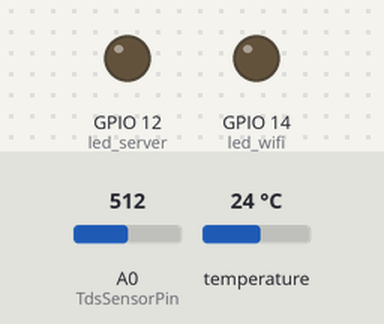
Simulated run of this sketch. Board: ESP8266 (NodeMCU). Shown: output pins drawn as LEDs (lit = HIGH). The inputs (shaded band) are chosen by the test bench; at power-on: A0 (TdsSensorPin) = 512, temperature 24 °C. WiFi joins after 1.5 s; servers stay silent unless stated; random numbers use the default seed unless the sketch sets one; what the sketch prints to the serial monitor is not drawn.

Above: at 0.1 s.
At 1.1 s:
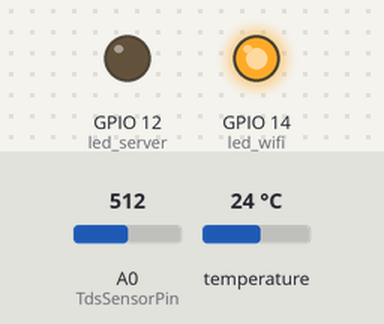
At 2.5 s:
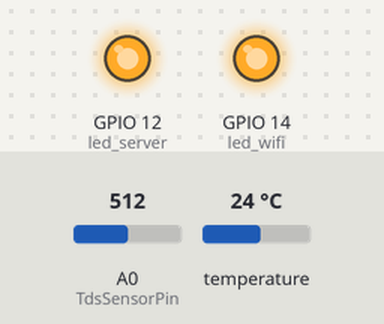
Timing chart, 0 to 4.0 s (numbered marks = the images above):
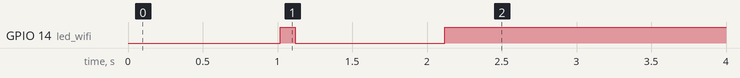

The sketch:

code.ino
```cpp
#include <ArduinoWebsockets.h>
#include <ESP8266WiFi.h>
#include <ArduinoJson.h>
#include <OneWire.h>
#include <DallasTemperature.h>

#define TdsSensorPin A0
#define VREF 3.3              // analog reference voltage(Volt) of the ADC
#define SCOUNT  30

int led_wifi=14;
int led_server=12;           // sum of sample point

int analogBuffer[SCOUNT];     // store the analog value in the array, read from ADC
int analogBufferTemp[SCOUNT];
int analogBufferIndex = 0;
int copyIndex = 0;

float averageVoltage = 0;
float tdsValue = 0;
float temperature = 23;       // current temperature for compensation

#define ONE_WIRE_BUS 4
OneWire oneWire(ONE_WIRE_BUS);

DallasTemperature sensors(&oneWire);

float Celsius = 0;
float Fahrenheit = 0;

const char* ssid = "peash";
const char* password = "12345678";
const char* websockets_server_host = "192.168.254.106";
const uint16_t websockets_server_port = 8000;

using namespace websockets;

WebsocketsClient client;
unsigned long lastTime = 0;
const unsigned long interval = 1000;

void setup() {
    Serial.begin(115200);
    pinMode(led_wifi,OUTPUT);
    pinMode(led_server,OUTPUT);
 // Serial.begin(115200);
    pinMode(TdsSensorPin,INPUT);
    sensors.begin();
    WiFi.begin(ssid, password);


    while (WiFi.status() != WL_CONNECTED) {
        delay(1000);
        Serial.println("Connecting to WiFi...");
        digitalWrite(led_wifi,HIGH);
        delay(100);
        digitalWrite(led_wifi,LOW);
    }
    Serial.println("Connected to WiFi, Connecting to server.");
    digitalWrite(led_wifi,HIGH);


    bool connected = client.connect(websockets_server_host, websockets_server_port, "/ws/sensor/Filter1/");
    if (connected) {
        Serial.println("Connected!");
        digitalWrite(led_server,HIGH);
    } else {
        Serial.println("Not Connected!");
    }

    // Callback for incoming messages
    client.onMessage([](WebsocketsMessage message) {
        Serial.print("Received Message: ");
        Serial.println(message.data());
    });
}

void loop() {
    client.poll();
    //int val=analogRead(A0);
    // Get current time
    static unsigned long analogSampleTimepoint = millis();
  if(millis()-analogSampleTimepoint > 40U){     //every 40 milliseconds,read the analog value from the ADC
    analogSampleTimepoint = millis();
    analogBuffer[analogBufferIndex] = analogRead(TdsSensorPin);    //read the analog value and store into the buffer
    analogBufferIndex++;
    if(analogBufferIndex == SCOUNT){
      analogBufferIndex = 0;
    }
  }

  static unsigned long printTimepoint = millis();
  if(millis()-printTimepoint > 800U){
    printTimepoint = millis();
    for(copyIndex=0; copyIndex<SCOUNT; copyIndex++){
      analogBufferTemp[copyIndex] = analogBuffer[copyIndex];

      // read the analog value more stable by the median filtering algorithm, and convert to voltage value
      averageVoltage = getMedianNum(analogBufferTemp,SCOUNT) * (float)VREF / 1024.0;

      //temperature compensation formula: fFinalResult(25^C) = fFinalResult(current)/(1.0+0.02*(fTP-25.0));
      float compensationCoefficient = 1.0+0.02*(temperature-25.0);
      //temperature compensation
      float compensationVoltage=averageVoltage/compensationCoefficient;

      //convert voltage value to tds value
      tdsValue=(133.42*compensationVoltage*compensationVoltage*compensationVoltage - 255.86*compensationVoltage*compensationVoltage + 857.39*compensationVoltage)*0.5;

      //Serial.print("voltage:");
      //Serial.print(averageVoltage,2);
      //Serial.print("V   ");
      Serial.print("TDS Value:");
      Serial.print(tdsValue,0);
      Serial.println("ppm");
    }
  }
    unsigned long currentTime = millis();
    sensors.requestTemperatures();
    Celsius = sensors.getTempCByIndex(0);
    Fahrenheit = sensors.toFahrenheit(Celsius);

    if (currentTime - lastTime >= interval) {

        lastTime = currentTime;

        // Create JSON message with sensor data
        StaticJsonDocument<200> jsonDoc;

        jsonDoc["temp"] = Celsius;//(random(2800,3000))/100;
        jsonDoc["tds"] = tdsValue*.6;
        jsonDoc["do"] = 14.6 - (0.287 * sqrt(tdsValue*.6));
        jsonDoc["cond"] = tdsValue*.6*100/(random(65,71));


        String jsonString;
        serializeJson(jsonDoc, jsonString);


        client.send(jsonString);
    }
    //delay(1500);
}
int getMedianNum(int bArray[], int iFilterLen){
  int bTab[iFilterLen];
  for (byte i = 0; i<iFilterLen; i++)
  bTab[i] = bArray[i];
  int i, j, bTemp;
  for (j = 0; j < iFilterLen - 1; j++) {
    for (i = 0; i < iFilterLen - j - 1; i++) {
      if (bTab[i] > bTab[i + 1]) {
        bTemp = bTab[i];
        bTab[i] = bTab[i + 1];
        bTab[i + 1] = bTemp;
      }
    }
  }
  if ((iFilterLen & 1) > 0){
    bTemp = bTab[(iFilterLen - 1) / 2];
  }
  else {
    bTemp = (bTab[iFilterLen / 2] + bTab[iFilterLen / 2 - 1]) / 2;
  }
  return bTemp;
}
```
